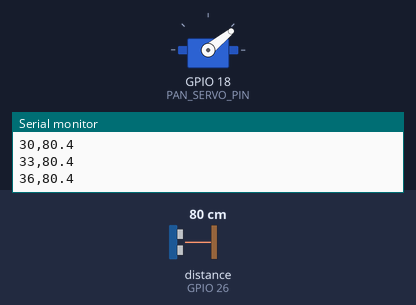
A sketch run on a simulated ESP32. On the bench: servo, the last lines printed to the serial monitor. Wiring (inferred from the names in the program): ultrasonic range finder: trigger GPIO 25; echo GPIO 26. Inputs (shaded band) come from the test bench; at power-on: distance to the obstacle (sensor on GPIO 26) 80 cm. The echo pulse lasts 58.3 µs per cm.

Above: at 2.4 s.
2.5 s: distance to the obstacle (sensor on GPIO 26) set to 2 cm
At 2.96 s:
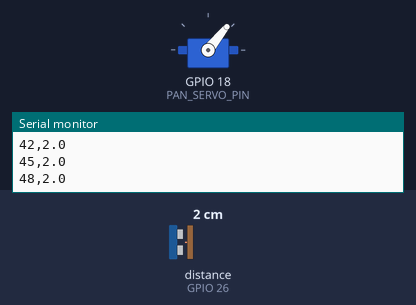
5.5 s: distance to the obstacle (sensor on GPIO 26) set to 250 cm
At 5.65 s:
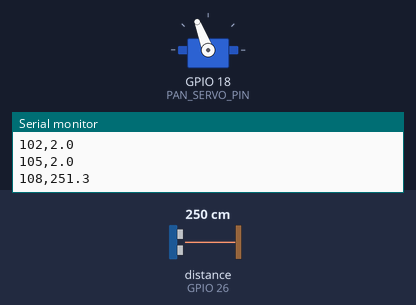
8.5 s: distance to the obstacle (sensor on GPIO 26) set to 4 cm
At 8.59 s:
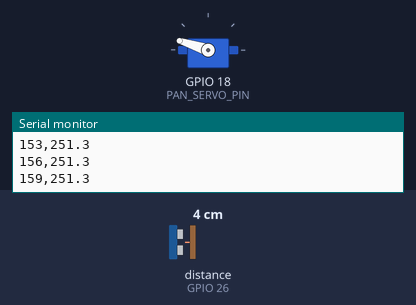
Timing chart, 0 to 17.5 s (numbered marks = the images above; inputs shaded):
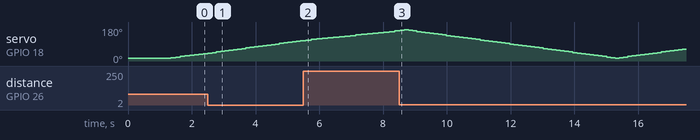

The sketch:

UltrasonicRadarMG995.ino
```cpp
#include <ESP32Servo.h>

// Radar sieu am - ban danh cho servo MG995 (TowerPro, analog, banh rang kim loai).
// Giao thuc Serial GIONG HET UltrasonicRadar: moi dong "goc,khoang_cach_cm" (-1 = khong co echo)
// -> dung chung RadarDisplay/radar_display.py, khong can sua gi phia PC.
//
// Khac ban goc o cho:
//   1. Xuat xung truc tiep bang writeMicroseconds() voi SERVO_MIN_US/SERVO_MAX_US chinh duoc.
//      MG995 moi lo mot khac, nhieu con chi di het hanh trinh trong ~1000-2000us; ep xung
//      qua tam lam servo ti vao chan co khi -> rung, keu, keo dong lon (co the reset ESP32).
//      Do tam that bang ServoCalibration truoc (xem ghi chu SERVO_MIN_US ben duoi).
//   2. Cho servo on dinh (SERVO_SETTLE_MS) truoc khi do: MG995 la servo analog, cham hon va
//      rung/vot lo hon servo so, do ngay khi dang lac thi HC-SR04 bi nhieu.
//   3. Moi goc do SAMPLES_PER_STEP lan roi lay trung vi: MG995 keo dong dinh ~1A+ gay nhieu
//      nguon, trung vi loai duoc cac so do nhay bat thuong.
//
// LUU Y: nhieu MG995 hang nhai ban ra la loai quay lien tuc 360 do (continuous rotation),
// KHONG giu duoc goc -> khong dung cho radar duoc. Kiem tra bang ServoCalibration truoc.
//
// Dau day:
//   MG995  : tin hieu (cam) -> GPIO PAN_SERVO_PIN, do -> 5-6V nguon RIENG (>= 2A, tot nhat 3A),
//            nau -> GND chung voi ESP32. Tu dien phan 1000uF sat nguon servo.
//   HC-SR04: VCC -> 5V, GND -> GND (chung), TRIG -> GPIO TRIG_PIN
//            ECHO ra muc 5V -> BAT BUOC qua cau chia ap (1k noi ECHO->GPIO, 2k noi GPIO->GND)
//            truoc khi vao GPIO ECHO_PIN, vi chan ESP32 chi chiu 3.3V.
#define PAN_SERVO_PIN  18
#define TRIG_PIN       25
#define ECHO_PIN       26

// Do rong xung ung voi 0 do va 180 do. Mac dinh 500/2500 hop voi da so MG995.
// Neu servo keu/rung o hai dau quet: chay ServoCalibration, go dan tu 1500 xuong (vd 1000, 800,
// 700...) den khi servo KHONG quay them nua -> lay gia tri do + ~50us lam SERVO_MIN_US;
// lam tuong tu tu 1500 len cho SERVO_MAX_US.
#define SERVO_MIN_US   500
#define SERVO_MAX_US   2500

#define SWEEP_MIN_DEG   15    // khong quet sat 0/180 de servo khong ket/rung o hai dau
#define SWEEP_MAX_DEG   165
#define SWEEP_STEP_DEG  3     // chum tia HC-SR04 rong ~15 do nen buoc 3 do van du day

#define SERVO_SETTLE_MS    60   // MG995 ~0.2s/60 do -> 3 do mat ~10ms, cong them thoi gian het rung
#define STARTUP_MOVE_MS    1200 // luc boot servo co the dang o bat ky dau -> cho di toi dau hanh trinh
#define SAMPLES_PER_STEP   3    // so lan do moi goc, lay trung vi (dat 1 de tat loc)
#define PING_GAP_MS        35   // khoang cach giua 2 lan phat xung; > thoi gian echo toi da + du am

#define MIN_DISTANCE_CM   2
#define MAX_DISTANCE_CM   300   // ha tu 400 xuong 300 de rut timeout, do nhanh hon (HC-SR04 xa hon 3m it tin cay)
#define ECHO_TIMEOUT_US   (MAX_DISTANCE_CM * 58UL)  // song am di-ve mat ~58 us moi cm

Servo panServo;

int angle = SWEEP_MIN_DEG;
int direction = 1;

void setup() {
  Serial.begin(115200);

  pinMode(TRIG_PIN, OUTPUT);
  digitalWrite(TRIG_PIN, LOW);
  pinMode(ECHO_PIN, INPUT);

  panServo.setPeriodHertz(50);
  panServo.attach(PAN_SERVO_PIN, SERVO_MIN_US, SERVO_MAX_US);
  moveServo(angle);
  delay(STARTUP_MOVE_MS);

  Serial.println("UltrasonicRadarMG995 san sang.");
  Serial.println("Moi dong: goc,khoang_cach_cm  (khoang cach -1 = khong co echo)");
}

void loop() {
  moveServo(angle);
  delay(SERVO_SETTLE_MS);

  float cm = measureMedianCm();

  Serial.print(angle);
  Serial.print(',');
  if (cm < 0) {
    Serial.println(-1);
  } else {
    Serial.println(cm, 1);
  }

  advanceAngle();
}

void moveServo(int deg) {
  int us = map(deg, 0, 180, SERVO_MIN_US, SERVO_MAX_US);
  panServo.writeMicroseconds(us);
}

// Trung vi cua SAMPLES_PER_STEP lan do hop le; -1 neu qua nua so lan khong co echo.
float measureMedianCm() {
  float samples[SAMPLES_PER_STEP];
  int valid = 0;

  for (int i = 0; i < SAMPLES_PER_STEP; i++) {
    if (i > 0) delay(PING_GAP_MS);
    float cm = measureDistanceCm();
    if (cm >= 0) samples[valid++] = cm;
  }

  if (valid == 0 || valid * 2 < SAMPLES_PER_STEP) return -1;

  // sap xep chen, mang nho
  for (int i = 1; i < valid; i++) {
    float v = samples[i];
    int j = i - 1;
    while (j >= 0 && samples[j] > v) {
      samples[j + 1] = samples[j];
      j--;
    }
    samples[j + 1] = v;
  }
  return samples[valid / 2];
}

// Tra ve khoang cach (cm), hoac -1 neu khong co echo / ngoai tam do.
float measureDistanceCm() {
  digitalWrite(TRIG_PIN, LOW);
  delayMicroseconds(2);
  digitalWrite(TRIG_PIN, HIGH);
  delayMicroseconds(10);
  digitalWrite(TRIG_PIN, LOW);

  unsigned long duration = pulseIn(ECHO_PIN, HIGH, ECHO_TIMEOUT_US);
  if (duration == 0) return -1;

  float cm = duration / 58.0;
  if (cm < MIN_DISTANCE_CM || cm > MAX_DISTANCE_CM) return -1;
  return cm;
}

void advanceAngle() {
  angle += direction * SWEEP_STEP_DEG;
  if (angle >= SWEEP_MAX_DEG) {
    angle = SWEEP_MAX_DEG;
    direction = -1;
  } else if (angle <= SWEEP_MIN_DEG) {
    angle = SWEEP_MIN_DEG;
    direction = 1;
  }
}
```
